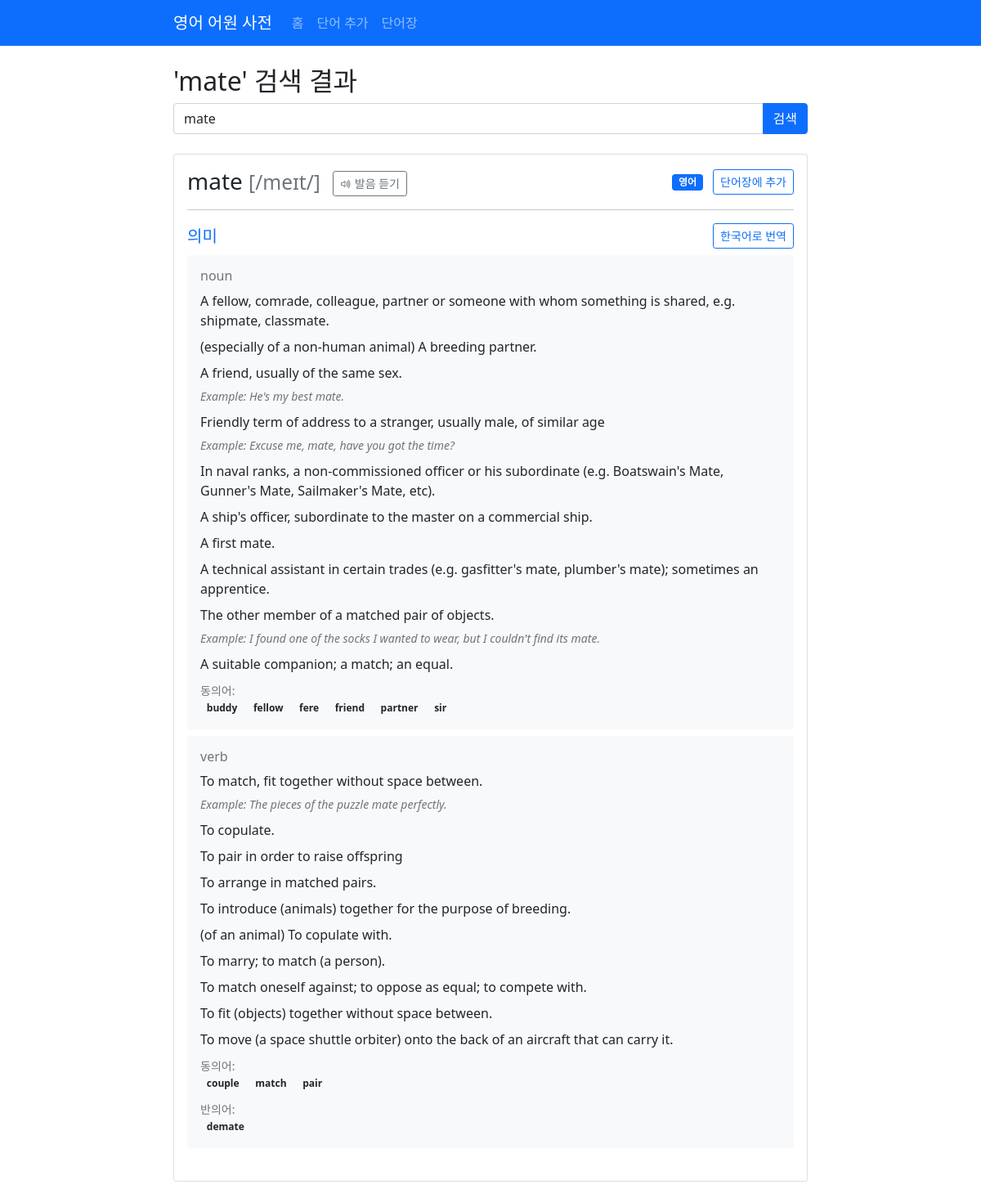
Page /search?q=mate on the committed database.
### web-app/app.py (models this page shows)
class Word(db.Model):
    id = db.Column(db.Integer, primary_key=True)
    word = db.Column(db.String(100), nullable=False)
    phonetic = db.Column(db.String(100))
    audio_url = db.Column(db.String(500))
    raw_data = db.Column(db.Text)  # API 응답 전체를 JSON으로 저장

### web-app/app.py (the view, shortened to what this page needs)
@app.route('/search')
def search():
    query = request.args.get('q', '')
    words = Word.query.filter(Word.word.like(f'%{query}%')).all()
    return render_template('search.html', words=words, query=query)

### web-app/app.py (called while the page is built)
@app.template_filter('parse_json')
def parse_json(value):
    return json.loads(value) if value else []

### web-app/templates/search.html (shortened to what this page needs)
{% extends "base.html" %}
{% block content %}
<div class="mb-4">
    <h2>'{{ query }}' 검색 결과</h2>
    <form action="/search" method="get" class="mb-4">
        <div class="input-group">
            <input type="text" name="q" class="form-control" value="{{ query }}" required>
            <button type="submit" class="btn btn-primary">검색</button>
        </div>
    </form>
</div>
{% if words %}
    {% for word in words %}
    {% set data = word.raw_data|parse_json %}
    <div class="card word-card">
        <div class="card-body">
            <div class="d-flex justify-content-between align-items-center">
                <h3 class="card-title mb-0">
                    {{ word.word }}
                    {% if word.phonetic %}
                    <small class="text-muted">[{{ word.phonetic }}]</small>
                    {% endif %}
                    {% if word.audio_url %}
                    <button class="btn btn-sm btn-outline-secondary ms-2" onclick="playAudio('{{ word.audio_url }}')">
                        <i class="bi bi-volume-up"></i> 발음 듣기
                    </button>
                    {% endif %}
                </h3>
                <div>
                    <span class="badge bg-primary me-2">영어</span>
                    <button class="btn btn-outline-primary btn-sm add-to-vocab"
                            data-word-id="{{ word.id }}"
                            onclick="addToVocabulary('{{ word.id }}')">
                        단어장에 추가
                    </button>
                </div>
            </div>
            <hr>
            {% if data.meanings %}
            <div class="mb-4">
                <h5 class="text-primary d-flex justify-content-between align-items-center">
                    <span>의미</span>
                    <button class="btn btn-sm btn-outline-primary" onclick="translateSection('meanings-{{ word.id }}')">
                        한국어로 번역
                    </button>
                </h5>
                <div id="meanings-{{ word.id }}">
                    {% for meaning in data.meanings %}
                    <div class="bg-light p-3 rounded mb-2">
                        <h6 class="text-muted">{{ meaning.partOfSpeech }}</h6>
                        {% for definition in meaning.definitions %}
                        <div class="mb-2">
                            <p class="mb-1">{{ definition.definition }}</p>
                            {% if definition.example %}
                            <p class="mb-0 text-muted fst-italic">
                                <small>Example: {{ definition.example }}</small>
                            </p>
                            {% endif %}
                        </div>
                        {% endfor %}
                        {% if meaning.synonyms %}
                        <div class="mt-2">
                            <small class="text-muted">동의어:</small>
                            <div class="d-flex flex-wrap gap-1">
                                {% for synonym in meaning.synonyms %}
                                <a href="/search?q={{ synonym }}" class="badge bg-light text-dark text-decoration-none">
                                    {{ synonym }}
                                </a>
                                {% endfor %}
                            </div>
                        </div>
                        {% endif %}
                        {% if meaning.antonyms %}
                        <div class="mt-2">
                            <small class="text-muted">반의어:</small>
                            <div class="d-flex flex-wrap gap-1">
                                {% for antonym in meaning.antonyms %}
                                <a href="/search?q={{ antonym }}" class="badge bg-light text-dark text-decoration-none">
                                    {{ antonym }}
                                </a>
                                {% endfor %}
                            </div>
                        </div>
                        {% endif %}
                    </div>
                    {% endfor %}
                </div>
            </div>
            {% endif %}
        </div>
    </div>
    {% endfor %}
{% else %}
    <div class="alert alert-info">
        <h4 class="alert-heading">검색 결과가 없습니다</h4>
        <p class="mb-0">다른 단어를 검색해보세요. 예: happy, book, computer</p>
    </div>
{% endif %}
<link rel="stylesheet" href="https://cdn.jsdelivr.net/npm/bootstrap-icons@1.7.2/font/bootstrap-icons.css">
{% endblock %}

### web-app/templates/base.html (style rules this page uses)
.word-card { margin-bottom: 20px; }

### rows in the picture
Word: word "mate", phonetic "/meɪt/", partOfSpeech "noun" "verb", definition "A fellow, comrade, colleague, partner or someone with whom something is shared, e.g. shipmate, classmate." "(especially of a non-human animal) A breeding partner." "A friend, usually of the same sex." "Friendly term of address to a stranger, usually male, of similar age" "In naval ranks, a non-commissioned officer or his subordinate (e.g. Boatswain's Mate, Gunner's Mate, Sailmaker's Mate, etc)." "A ship's officer, subordinate to the master on a commercial ship." "A first mate." "A technical assistant in certain trades (e.g. gasfitter's mate, plumber's mate); sometimes an apprentice." "The other member of a matched pair of objects." "A suitable companion; a match; an equal." "To match, fit together without space between." "To copulate." "To pair in order to raise offspring" "To arrange in matched pairs." "To introduce (animals) together for the purpose of breeding." "(of an animal) To copulate with." "To marry; to match (a person)." "To match oneself against; to oppose as equal; to compete with." "To fit (objects) together without space between." "To move (a space shuttle orbiter) onto the back of an aircraft that can carry it.", example "He's my best mate." "Excuse me, mate, have you got the time?" "I found one of the socks I wanted to wear, but I couldn't find its mate." "The pieces of the puzzle mate perfectly.", synonyms "buddy" "fellow" "fere" "friend" "partner" "sir" "couple" "match" "pair", antonyms "demate"
